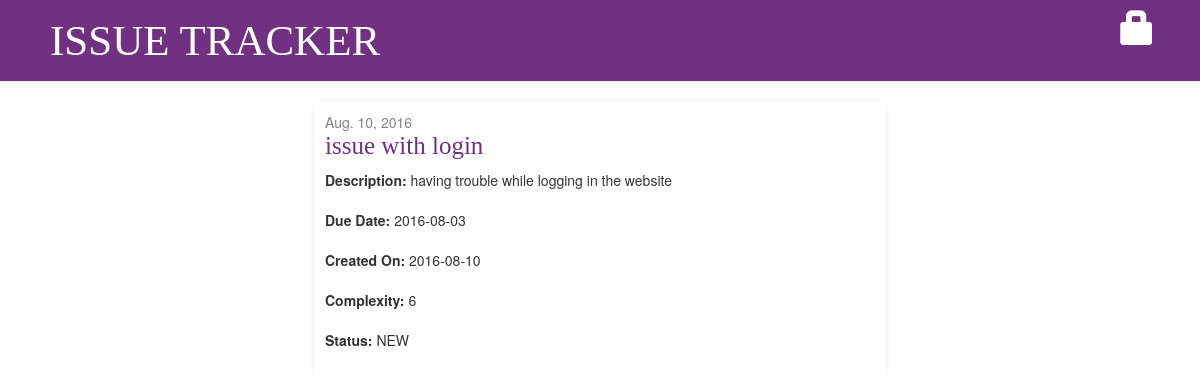
The app's page /post/1230/ with its own data.
### blog/models.py (models this page shows, shortened)
class Post(models.Model):
    COMPLEXITY=(('1','one'),('2','two'),('3','three'),('4','four'),('5','five'),('6','six'),('7','seven'),('8','eight'),('9','nine'),('10','ten'))
    STATUS=(('NEW','new'),('INPROGRESS','inprogress'),('RESOLVED','resolved'),('FEEDBACK','feedback'),('CLOSED','closed'))
    id = models.AutoField(primary_key=True)
    title = models.CharField(max_length=200)
    desc = models.TextField()
    dueDate = models.DateField(
            blank=True, null=True)
    createdOn = models.DateField(
            default=date.today())
    complexity=models.CharField(max_length=1,choices=COMPLEXITY)
    status=models.CharField(max_length=20,choices=STATUS)

### blog/views.py (the view)
# urls.py: url(r'^post/(?P<pk>\d+)/$', views.issue_detail, name='issue_detail'),
def issue_detail(request, pk):
    post = get_object_or_404(Post, pk=pk)
    return render(request, 'blog/issue_detail.html', {'post': post})

### blog/templates/blog/issue_detail.html (shortened to what this page needs)
{% extends 'blog/base.html' %}
{% block content %}
    <div class="post">
      <div class="row">
        <div class="col-md-8">
          {% if post.createdOn %}
              <div class="date">
                  {{ post.createdOn }}
              </div>
          {% endif %}
        </div>
        <div class="col-md-4 right">
        </div>
      </div>
        <h1>{{ post.title }}</h1>
        <p class="detail"><strong>Description: </strong>{{ post.desc|linebreaksbr }}</p>
        <p class="detail"><strong>Due Date: </strong>{{ post.dueDate|linebreaksbr }}</p>
        <p class="detail"><strong>Created On: </strong>{{ post.createdOn|linebreaksbr }}</p>
        <p class="detail"><strong>Complexity: </strong>{{ post.complexity|linebreaksbr }}</p>
        <p class="detail"><strong>Status: </strong>{{ post.status|linebreaksbr }}</p>
    </div>
{% endblock %}

### blog/static/css/blog.css (style rules this page uses)
body { text-align: center; overflow-x: hidden; }
.date { color: #828282; }
.post { box-shadow: 0 0 10px #eee; padding: 10px; margin: 15px; border-radius: 2px; }
.post h1 { font-size: 25px; margin-top: 0; color: #723082; font-family: 'Bitter', serif; }
.right { text-align: right; }
.detail { padding-bottom: 10px; }

### records on screen
Post: createdOn "Aug. 10, 2016", title "issue with login", desc "having trouble while logging in the website", dueDate "2016-08-03", createdOn "2016-08-10", complexity "6", status "NEW"
